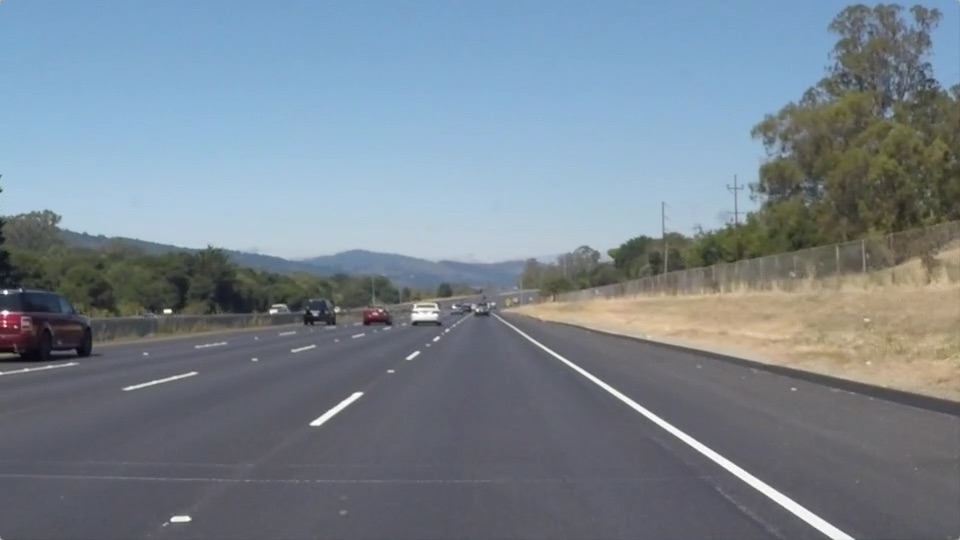
#> input picture 1_OpenCV/3_Car Line Detection/test_images/solidWhiteRight.jpg, 960 x 540 px
$ jupyter execute --allow-errors 20181212_LaneFollowerForTraining_starter.ipynb
#> lines starting #> are read from the running program, lines starting #| are printed output that depends on the picture; after the words box and inside, x2 and y2 are one past the last pixel; in counts of white or black regions, pixels touching at a corner belong together
# Street Line Detection

**Goal: Detect the lines of street**

---

<figure>

 <figcaption>
 <p></p>
 <p style="text-align: center;"> Your output should look something like this (above) after detecting line segments using the helper functions below </p>
 </figcaption>
</figure>
 <p></p>
<figure>

 <figcaption>
 <p></p>
 <p style="text-align: center;"> Your goal is to connect/average/extrapolate line segments to get output like this</p>
 </figcaption>
</figure>

### Steps
1- color selection

2- region of interest selection

3- grayscaling

4- Gaussian smoothing

5- Canny Edge Detection

6- Hough Tranform line detection.

then try it out on the video stream

## Import packages

Bibliotheques a utiliser:
numpy, os, math, cv2 (opencv) , matplotlib.pyplot

[cell 1]
#importing some useful packages
#TODO import libraries
import numpy as np
import os
import math
import cv2
import matplotlib.pyplot as plt

#### Read image

[cell 2]
#reading in an image
# TODO read image 'test_images/solidWhiteRight.jpg' to image
# hint opencv has imread(path)
image = cv2.imread('test_images/solidWhiteRight.jpg')
#> image is the input picture: shape (540, 960, 3); mean B, G, R 143.7, 132.6, 120.3

[cell 3]
# convert image to RGB
# hint: opencv has cvtColor(orignal,conversion) conversion = opencv Color_{from}2{to}
image = cv2.cvtColor(image,cv2.COLOR_BGR2RGB)
# print out infos about image type(image) give type, shape give dimensions of image
print("Type: ",type(image),
      " shape:",image.shape)
#| Type:  <class 'numpy.ndarray'>  shape: (540, 960, 3)
# show image using pyplot imshow function
plt.imshow(image)
plt.show()
# if you wanted to show a single color channel image called 'gray', for example, call as plt.imshow(gray, cmap='gray')

#### IDEAS for lane detection
**Some OpenCV functions (beyond those introduced in the lesson) that might be useful for this project are:**

`cv2.inRange()` for color selection
`cv2.fillPoly()` for regions selection
`cv2.line()` to draw lines on an image given endpoints
`cv2.addWeighted()` to coadd / overlay two images
`cv2.cvtColor()` to grayscale or change color
`cv2.imwrite()` to output images to file
`cv2.bitwise_and()` to apply a mask to an image

####  gray scal

[cell 4]
## convert to Gray
def grayscale(img):
    #TODO convert img to grayscale and return it
    gray = cv2.cvtColor(img,cv2.COLOR_RGB2GRAY)
    return gray

[cell 5]
#TODO test grayscale function
gray = grayscale(image)
#> in grayscale, `gray = cv2.cvtColor(img,cv2.COLOR_RGB2GRAY)`:
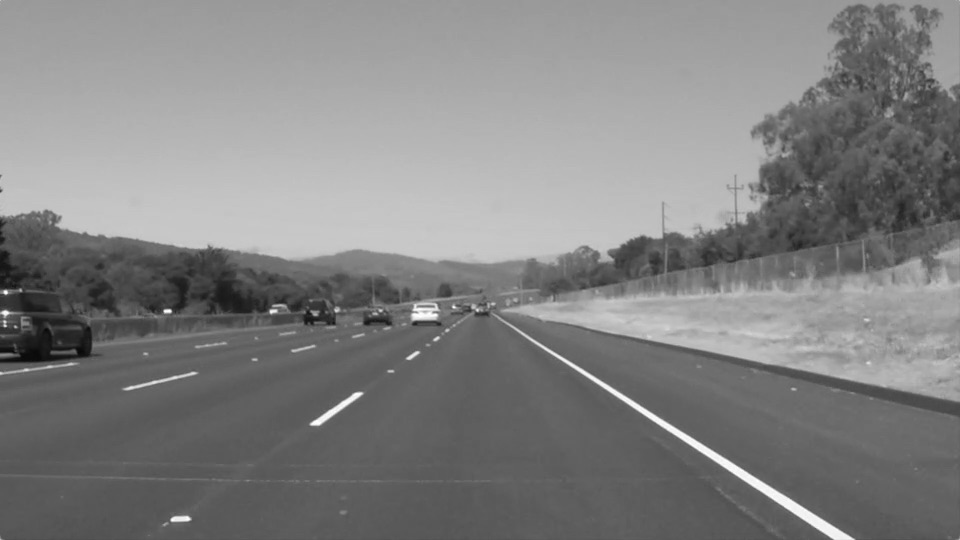
#> gray: shape (540, 960); min 8, max 255, mean 130.1
plt.imshow(gray,cmap="gray")
print(cv2.__version__)

##  Gaussian Filter

####  Function

[cell 6]
def gaussian_blur(img, kernel_size):
    #TODO use GaussianBlur of opencv to apply gaussian filter
    # ps: kernel 2D (image,kernel2D,numThreads=0)
    kernel =(kernel_size,kernel_size)
    gaussianImage = cv2.GaussianBlur(img,kernel,0)
    return gaussianImage

[cell 7]
#TODO try gaussian function
gaussianImage = gaussian_blur(gray,3)
plt.imshow(gaussianImage,cmap="gray")

##  Canny Filter

#### kernel

#### Threshold

[cell 8]
## Apply Canny Filter

def canny(img, low_threshold, high_threshold):
    #TODO use canny funtion of opencv
    cannyImage = cv2.Canny(img,low_threshold,high_threshold)
    return cannyImage

[cell 9]
#TODO try Canny function with different value
# (by experience best result 50/150)
cannyImage = canny(gaussianImage,50,150)
#> in canny, `cannyImage = cv2.Canny(img,low_threshold,high_threshold)`:
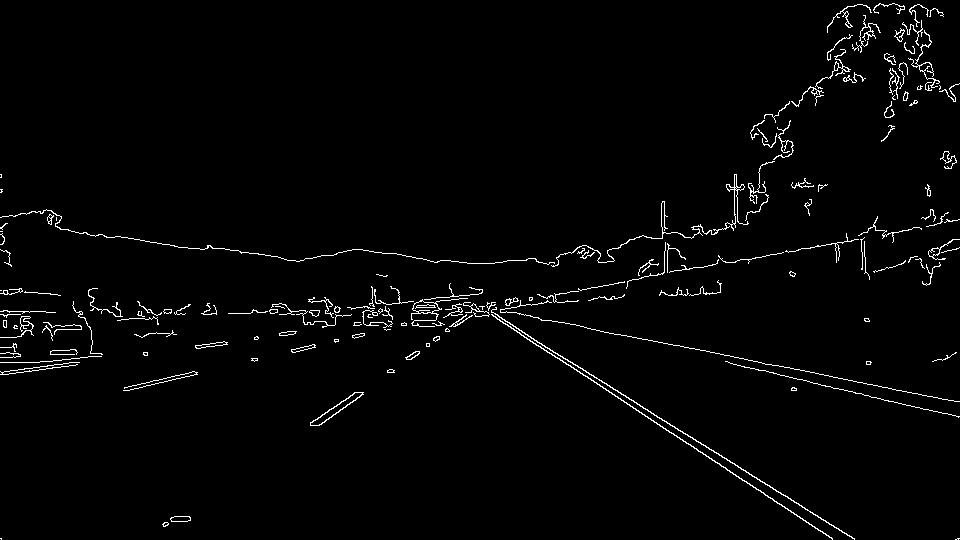
#> cannyImage: shape (540, 960); 2% white in thin lines or dots
plt.imshow(cannyImage,cmap ="gray")

## Apply Mask to image

[cell 10]
def maskImage(img, vertices):

    #defining a blank mask to start with zeros_like of numpy
    mask = np.zeros_like(img)

    #filling pixels inside the polygon defined by "vertices" with the fill color
    # use opencv function to fillPoly(image,shape,color) to mask
    cv2.fillPoly(mask,vertices,255)
    plt.imshow(mask,cmap="gray")
    plt.show()
    #apply mask to image to return the image only where mask pixels are nonzero
    # use bitwise_and(image,mask) function of opencv
    masked_image  =  cv2.bitwise_and(img,mask)
    return masked_image

- Create shape using numpy array

np.array([
        [(x1,y1),
         (x2,y2),
         (x3,y3),
         (x4,y4)
        ]
    ], dtype=np.int32)

[cell 11]
# mask image

[cell 12]
imshape = cannyImage.shape
#> imshape = (540, 960)
print(imshape)
#| (540, 960)
vertices = np.array(
    [
        [(.51*imshape[1],imshape[0]*.58),
         (.49*imshape[1], imshape[0]*.58),
         (0, imshape[0]),
         (imshape[1],imshape[0])
        ]
    ], dtype=np.int32)
maskedImage = maskImage(cannyImage,vertices)
#> in maskImage, `cv2.fillPoly(mask,vertices,255)`:
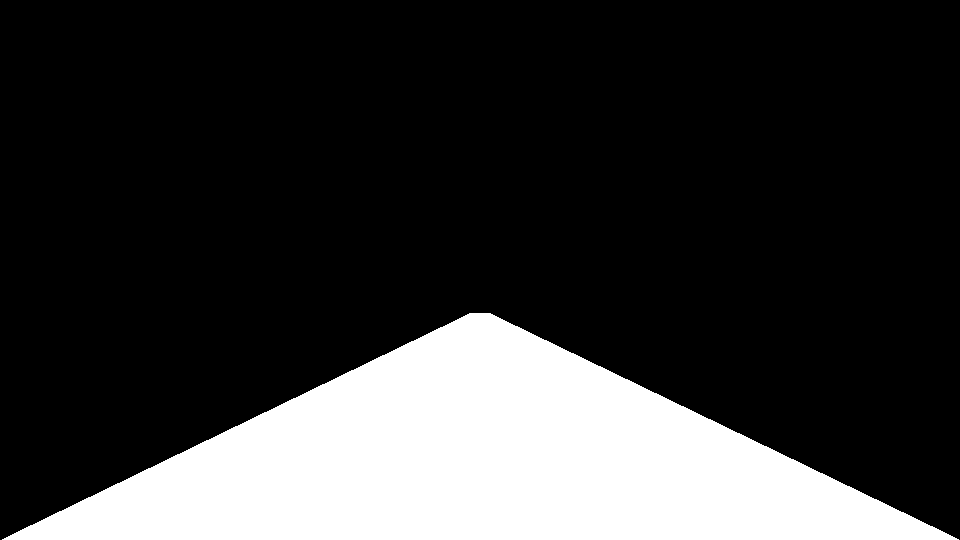
#> mask: shape (540, 960); 21.4% white; 1 white region, box (x1, y1, x2, y2) and area: (2, 313, 959, 540) 111131
#> in maskImage, `masked_image  =  cv2.bitwise_and(img,mask)`:
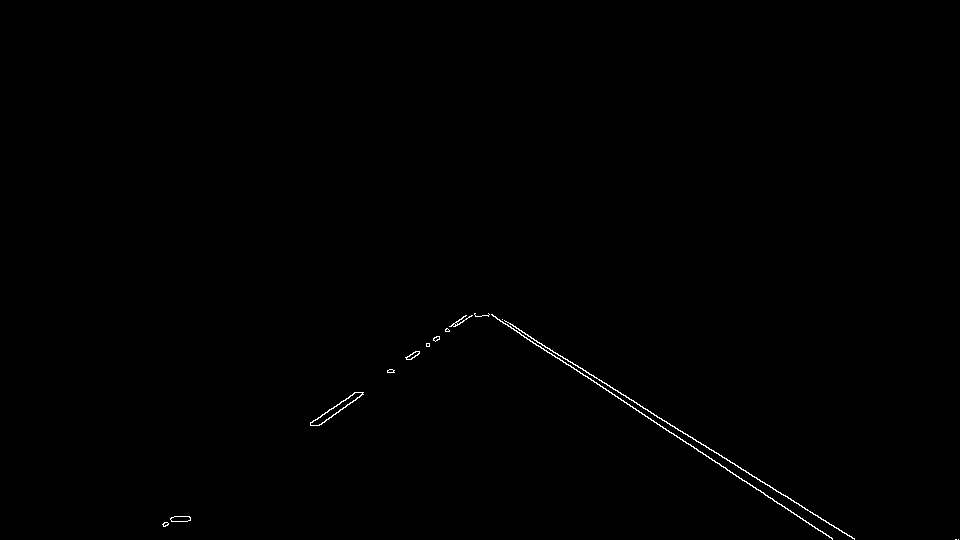
#> masked_image: shape (540, 960); 0.3% white in thin lines or dots, all inside (x1, y1, x2, y2) = (162, 313, 959, 540)
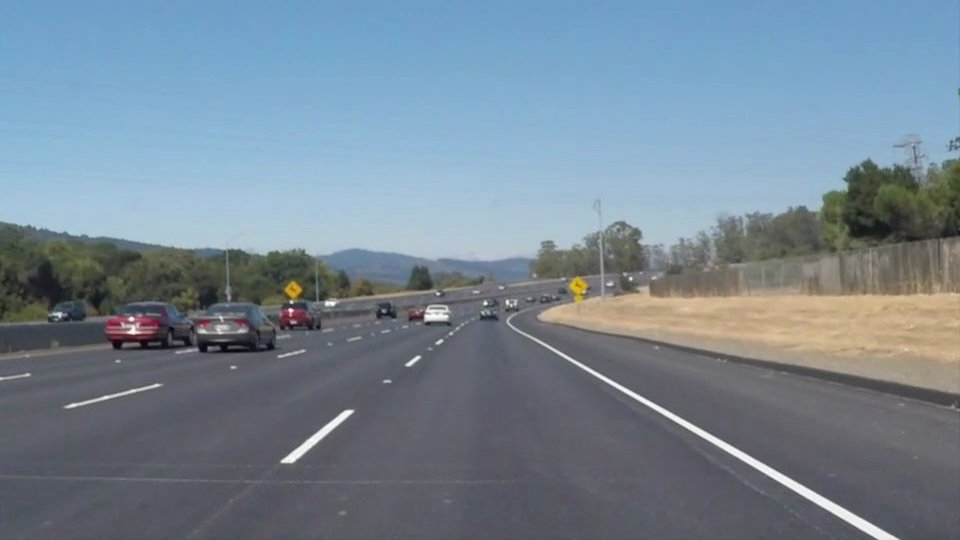
#> input picture 1_OpenCV/3_Car Line Detection/test_images/solidWhiteCurve.jpg, 960 x 540 px
#> further down, image is the input picture: shape (540, 960, 3); mean B, G, R 148.1, 134.5, 118.5
plt.imshow(maskedImage,cmap="gray")
plt.show()

#### Explain mask

#### Explain draw line
    # The idea of algorithm is
    # 1. classify lines by slope in two listes: right and left.
    # if slope > 0 it's right side and if slope < 0 it's left side
    # 2. for each line calculate slope and intercept
    # 3. get the average of slope and intercept for right and left
    # 2. looking for x value for extreme points y
    # 3. concatinate them to get the full two lines
    # 4. Draw extrapolated line

[cell 13]
# [49 lines left out: function draw_lines, not called in this run]

#### Explain hough line

[cell 14]
# [6 lines left out: function hough_lines, not called in this run]

# Python 3 has support for cool math symbols.

#### Explain add to image

[cell 15]
def weighted_img(img, initial_img, α=0.8, β=1., λ=0.):
    return cv2.addWeighted(initial_img, α, img, β, λ)

#### Build pipeline

[cell 16]
def lane_finding_pipeline(image):
    gray = grayscale(image)
#> in grayscale (call 2), `gray = cv2.cvtColor(img,cv2.COLOR_RGB2GRAY)`:
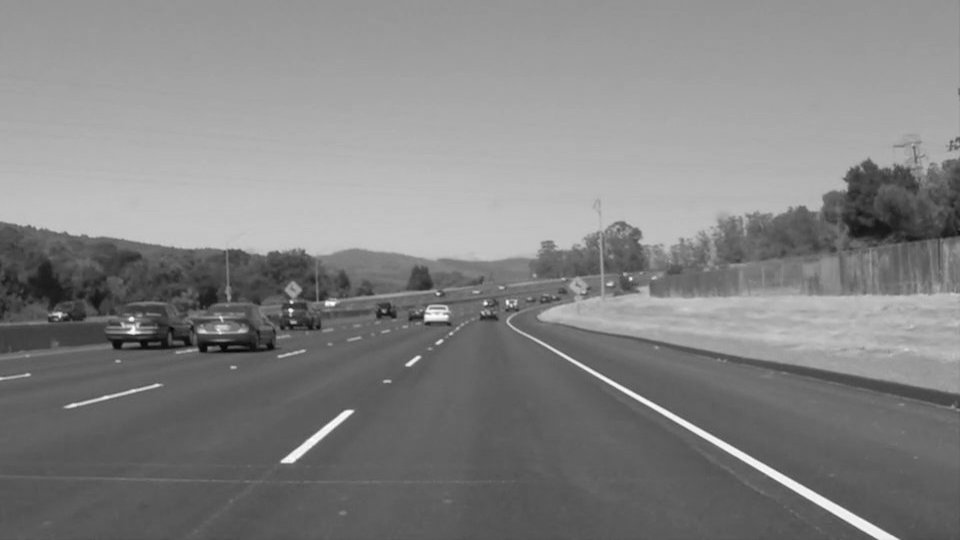
#> gray: shape (540, 960); min 5, max 255, mean 131.2
    plt.imshow(gray,cmap='gray')
    plt.show()
    kernel_size = 3
    blur_gray = gaussian_blur(gray, kernel_size)
    plt.imshow(blur_gray,cmap='gray')
    plt.show()
    low_threshold = 50
    high_threshold = 150
    edges = canny(blur_gray, low_threshold, high_threshold)
#> call 2 of canny, with low_threshold = 50, high_threshold = 150
#> in canny (call 2), `cannyImage = cv2.Canny(img,low_threshold,high_threshold)`:
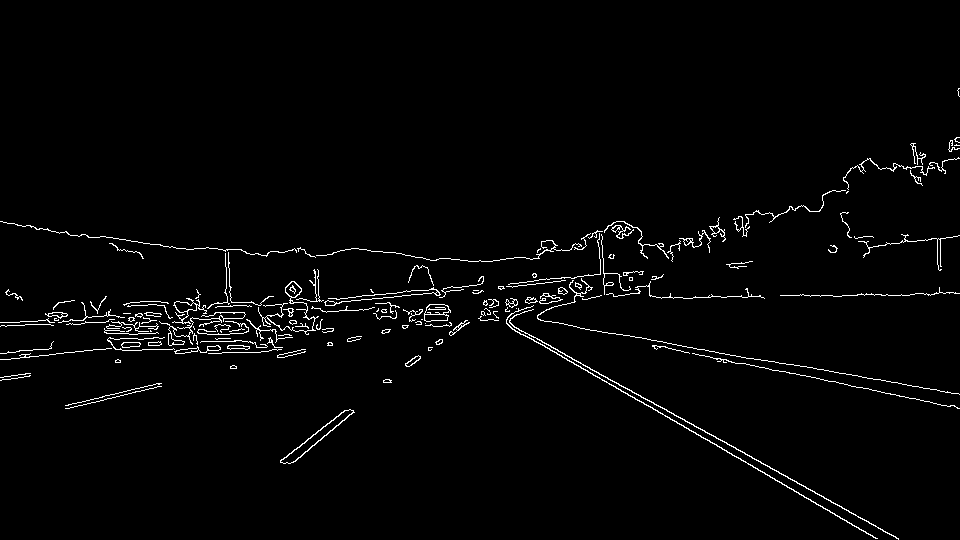
#> cannyImage: shape (540, 960); 2.1% white in thin lines or dots, all inside (x1, y1, x2, y2) = (0, 88, 960, 540)
    plt.imshow(edges,cmap='gray')
    plt.show()
    imshape = image.shape
    vertices = np.array([[(.51*imshape[1],imshape[0]*.58),(.49*imshape[1], imshape[0]*.58), (0, imshape[0]), (imshape[1],imshape[0])]], dtype=np.int32)
    print(vertices)
    masked_image = region_of_interest(edges, vertices)
    plt.imshow(masked_image,cmap='gray')
    plt.show()
    rho = 1
    theta = np.pi/180
    threshold = 35
    min_line_len = 5
    max_line_gap = 2
    line_img = hough_lines(masked_image, rho, theta, threshold, min_line_len, max_line_gap)
    plt.imshow(line_img,cmap='gray')
    plt.show()
    weighted = weighted_img(line_img, image)
    plt.imshow(weighted,cmap='gray')
    plt.show()
    return weighted

import os
#> (the rest of this cell did not finish here and is left out)

#| [[[489 313]
#|   [470 313]
#|   [  0 540]
#|   [960 540]]]
    plt.imshow(result,cmap='gray')
    plt.show()
